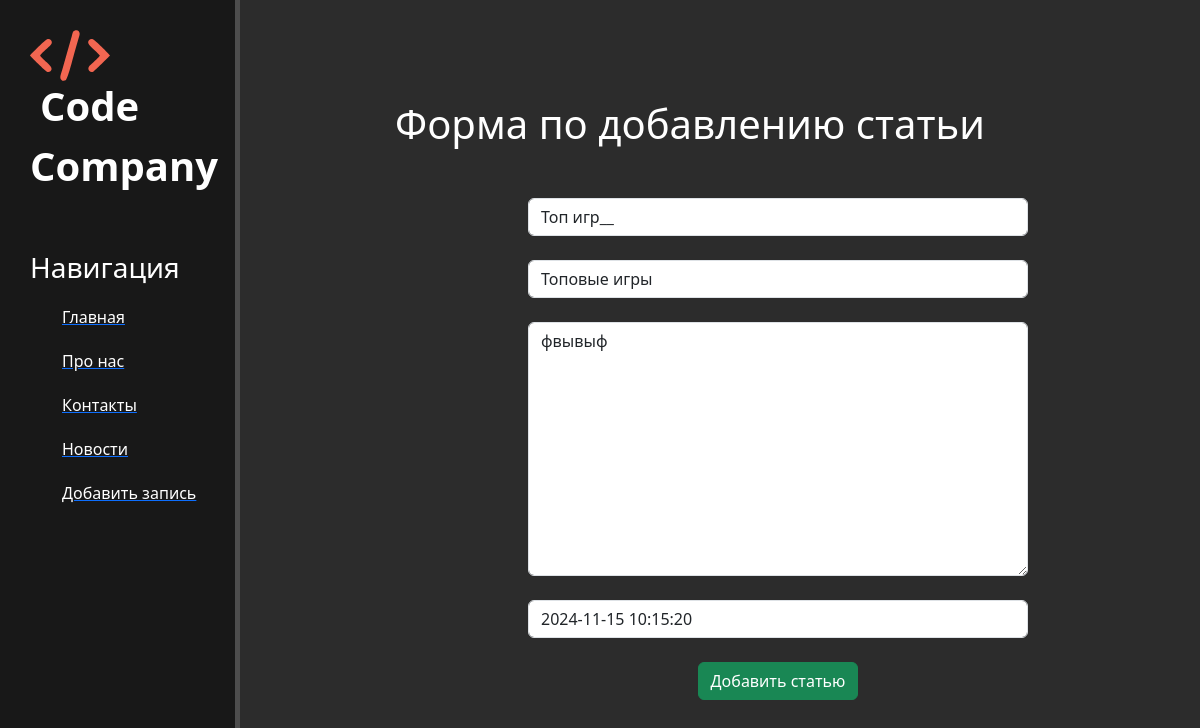
Screenshot of /news/3/update with the database file from the repository.
### news/models.py (models this page shows, shortened)
class Articles(models.Model):
    title = models.CharField('Название', max_length=50, default="")
    anons = models.CharField('Анонс', max_length=250, default="")
    full_text = models.TextField('Статья')
    date = models.DateTimeField('Дата публикации')
    class Meta:
        verbose_name = 'Новость'
        verbose_name_plural = 'Новости'

### news/views.py (the view)
# urls.py: path('<int:pk>/update', views.NewsUpdateView.as_view(), name="news-update"),
class NewsUpdateView(UpdateView):
    model = Articles
    template_name = 'news/create.html'
    form_class = ArticlesForm

### news/forms.py
class ArticlesForm(ModelForm):
    class Meta:
        model = Articles
        fields = ['title', 'anons', 'full_text', 'date']
        widgets = {
            "title":TextInput(attrs={
                'class': 'form-control',
                'placeholder':'Название статьи'
            }),
            "anons":TextInput(attrs={
                'class': 'form-control',
                'placeholder':'Анонс статьи'
            }),
            "date":DateTimeInput(attrs={
                'class': 'form-control',
                'placeholder': 'Дата публикации'
            }),
            "full_text":Textarea(attrs={
                'class': 'form-control',
                'placeholder':'Текст статьи'
            })
        }

### news/templates/news/create.html (shortened to what this page needs)
{%extends 'main/layout.html'%}
{% block content%}
    <div class="features">
        <h1>Форма по добавлению статьи</h1>
        <form method="post">
            {{form.title}}<br>
            {{form.anons}}<br>
            {{form.full_text}}<br>
            {{form.date}}<br>
            <button class="btn btn-success" type="submit">Добавить статью</button>
        </form>
    </div>
{% endblock %}

### main/static/main/css/main.css (style rules this page uses)
body { background: #2c2c2c; }
main .features { float: left; color: #fff; margin-top: 100px; text-align: center; width: 75%; }
form { margin-left: 32%; width: 500px; margin-top: 50px; }

### rows the page displays
Articles: title "Топ игр__", anons "Топовые игры", full_text "фвывыф", date "2024-11-15 10:15:20"
